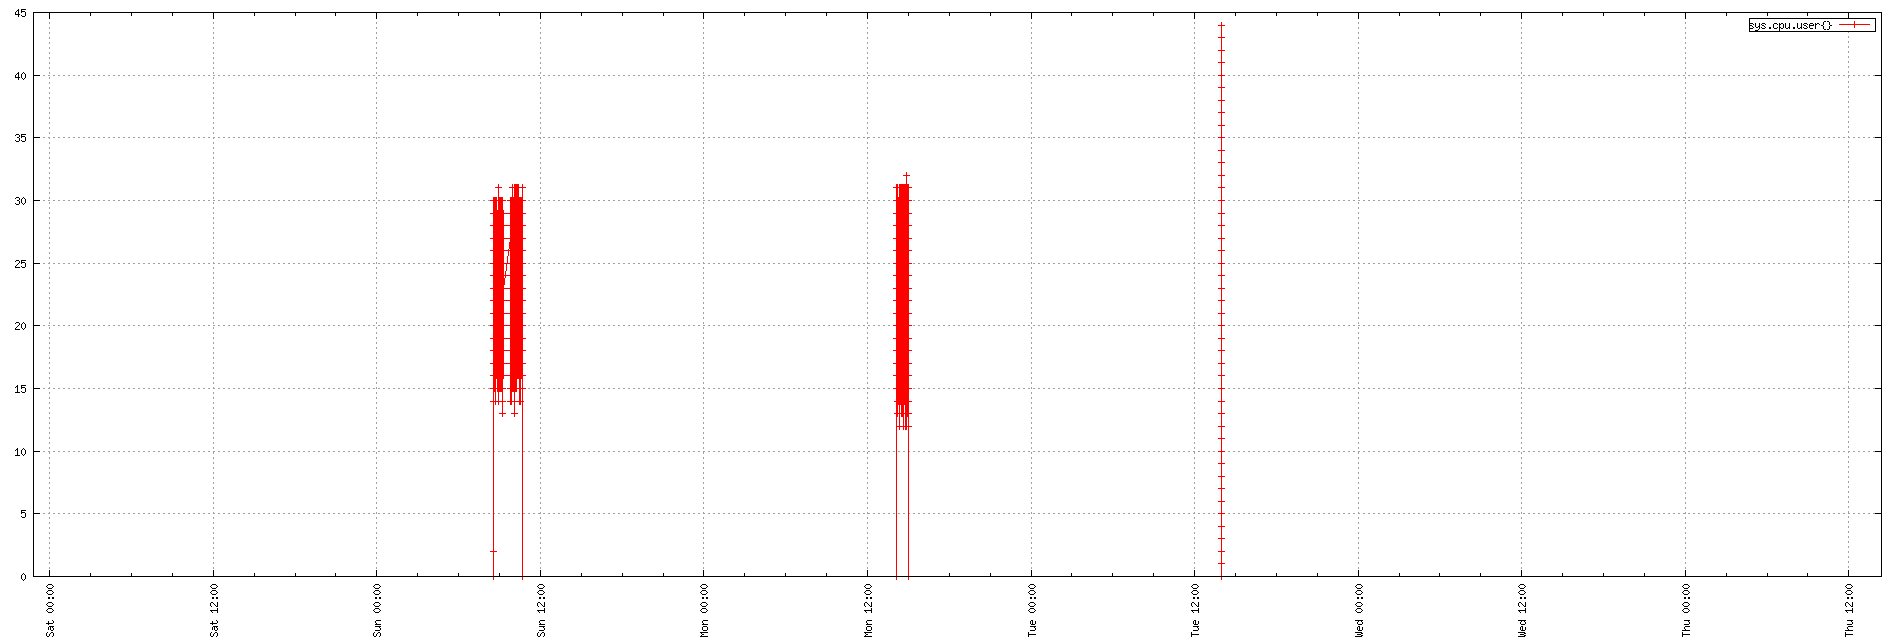

Write gnuplot code to recreate this figure.
set term png small size 1900,644
set xdata time
set timefmt "%s"
if (GPVAL_VERSION < 4.6) set xtics rotate; else set xtics rotate right
set output "${TMPDIR-'tmp'}/tsd/1d25bb45.png"
set xrange ["1673650109":"1674138231"]
set format x "%a %H:%M"
set grid
set style data linespoint
set key right box
set yrange [0:]
plot  "${TMPDIR-'tmp'}/tsd/1d25bb45_0.dat" using 1:2 title "sys.cpu.user{}"
